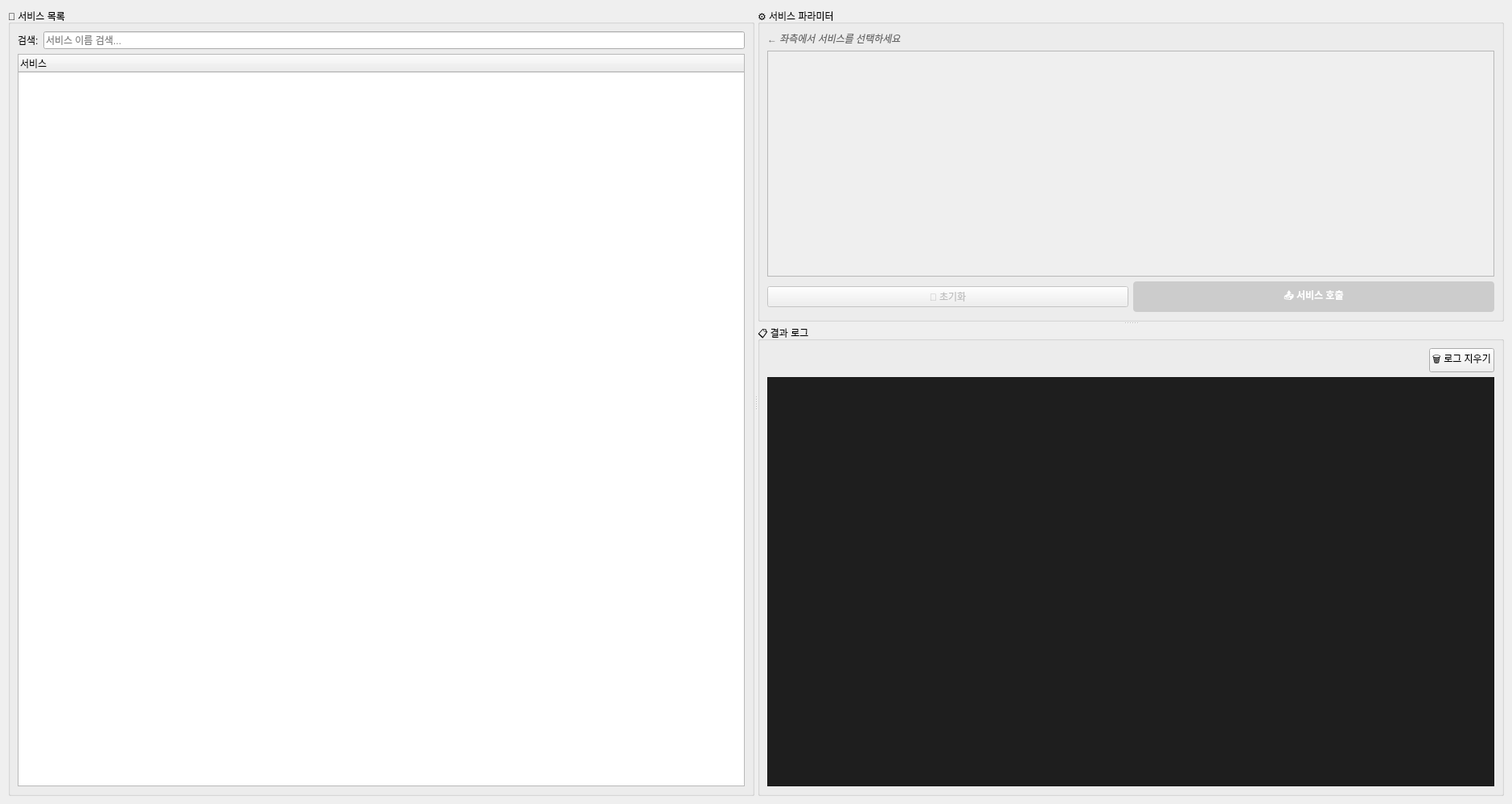
<?xml version="1.0" encoding="UTF-8"?>
<ui version="4.0">
 <class>RosServiceRequestTab</class>
 <widget class="QWidget" name="RosServiceRequestTab">
  <property name="geometry">
   <rect>
    <x>0</x>
    <y>0</y>
    <width>1880</width>
    <height>1000</height>
   </rect>
  </property>
  <property name="minimumSize">
   <size>
    <width>1880</width>
    <height>1000</height>
   </size>
  </property>
  <property name="windowTitle">
   <string>Form</string>
  </property>
  <layout class="QHBoxLayout" name="horizontalLayout">
   <property name="spacing">
    <number>10</number>
   </property>
   <property name="leftMargin">
    <number>10</number>
   </property>
   <property name="topMargin">
    <number>10</number>
   </property>
   <property name="rightMargin">
    <number>10</number>
   </property>
   <property name="bottomMargin">
    <number>10</number>
   </property>
   <item>
    <widget class="QSplitter" name="main_splitter">
     <property name="orientation">
      <enum>Qt::Horizontal</enum>
     </property>
     <widget class="QGroupBox" name="service_list_groupbox">
      <property name="title">
       <string>📡 서비스 목록</string>
      </property>
      <layout class="QVBoxLayout" name="verticalLayout_left">
       <item>
        <layout class="QHBoxLayout" name="search_layout">
         <item>
          <widget class="QLabel" name="search_label">
           <property name="text">
            <string>검색:</string>
           </property>
          </widget>
         </item>
         <item>
          <widget class="QLineEdit" name="search_input">
           <property name="placeholderText">
            <string>서비스 이름 검색...</string>
           </property>
          </widget>
         </item>
        </layout>
       </item>
       <item>
        <widget class="QTreeWidget" name="service_tree">
         <column>
          <property name="text">
           <string>서비스</string>
          </property>
         </column>
        </widget>
       </item>
      </layout>
     </widget>
     <widget class="QWidget" name="right_widget">
      <layout class="QVBoxLayout" name="verticalLayout_right">
       <item>
        <widget class="QSplitter" name="right_splitter">
         <property name="orientation">
          <enum>Qt::Vertical</enum>
         </property>
         <widget class="QGroupBox" name="param_groupbox">
          <property name="title">
           <string>⚙️ 서비스 파라미터</string>
          </property>
          <layout class="QVBoxLayout" name="verticalLayout_param">
           <item>
            <widget class="QLabel" name="service_desc_label">
             <property name="text">
              <string>← 좌측에서 서비스를 선택하세요</string>
             </property>
             <property name="wordWrap">
              <bool>true</bool>
             </property>
             <property name="styleSheet">
              <string notr="true">color: #666; font-style: italic;</string>
             </property>
            </widget>
           </item>
           <item>
            <widget class="QScrollArea" name="param_scroll_area">
             <property name="widgetResizable">
              <bool>true</bool>
             </property>
             <property name="minimumHeight">
              <number>200</number>
             </property>
             <widget class="QWidget" name="param_scroll_contents">
              <property name="geometry">
               <rect>
                <x>0</x>
                <y>0</y>
                <width>100</width>
                <height>30</height>
               </rect>
              </property>
              <layout class="QFormLayout" name="param_form_layout"/>
             </widget>
            </widget>
           </item>
           <item>
            <layout class="QHBoxLayout" name="button_layout">
             <item>
              <widget class="QPushButton" name="reset_button">
               <property name="enabled">
                <bool>false</bool>
               </property>
               <property name="text">
                <string>🔄 초기화</string>
               </property>
              </widget>
             </item>
             <item>
              <widget class="QPushButton" name="call_button">
               <property name="enabled">
                <bool>false</bool>
               </property>
               <property name="text">
                <string>📤 서비스 호출</string>
               </property>
               <property name="styleSheet">
                <string notr="true">QPushButton {
    background-color: #4CAF50;
    color: white;
    font-weight: bold;
    padding: 8px 16px;
    border-radius: 4px;
}
QPushButton:hover {
    background-color: #45a049;
}
QPushButton:disabled {
    background-color: #cccccc;
}</string>
               </property>
              </widget>
             </item>
            </layout>
           </item>
          </layout>
         </widget>
         <widget class="QGroupBox" name="result_groupbox">
          <property name="title">
           <string>📋 결과 로그</string>
          </property>
          <layout class="QVBoxLayout" name="verticalLayout_result">
           <item>
            <layout class="QHBoxLayout" name="clear_button_layout">
             <item>
              <spacer name="horizontalSpacer">
               <property name="orientation">
                <enum>Qt::Horizontal</enum>
               </property>
               <property name="sizeHint" stdset="0">
                <size>
                 <width>40</width>
                 <height>20</height>
                </size>
               </property>
              </spacer>
             </item>
             <item>
              <widget class="QPushButton" name="clear_log_button">
               <property name="text">
                <string>🗑️ 로그 지우기</string>
               </property>
              </widget>
             </item>
            </layout>
           </item>
           <item>
            <widget class="QTextEdit" name="result_log">
             <property name="readOnly">
              <bool>true</bool>
             </property>
             <property name="minimumHeight">
              <number>150</number>
             </property>
             <property name="styleSheet">
              <string notr="true">QTextEdit {
    background-color: #1e1e1e;
    color: #d4d4d4;
    font-family: &quot;Courier New&quot;, monospace;
    font-size: 11px;
}</string>
             </property>
            </widget>
           </item>
          </layout>
         </widget>
        </widget>
       </item>
      </layout>
     </widget>
    </widget>
   </item>
  </layout>
 </widget>
 <resources/>
 <connections/>
</ui>
